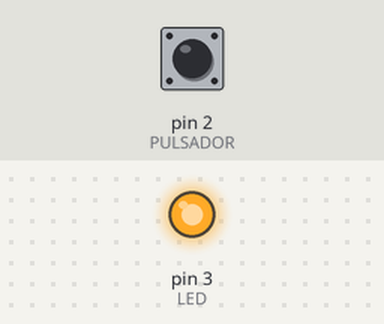
A sketch run on a simulated Arduino Uno, built with avr-gcc and run on an emulated ATmega328P. On the bench: output pins drawn as LEDs (lit = HIGH). The inputs (shaded band) are chosen by the test bench; at power-on: pin 2 (PULSADOR) HIGH.

Above: at 1.2 s.
1.3 s: pin 2 (PULSADOR) pulled LOW for 0.15 s
At 2.6 s:
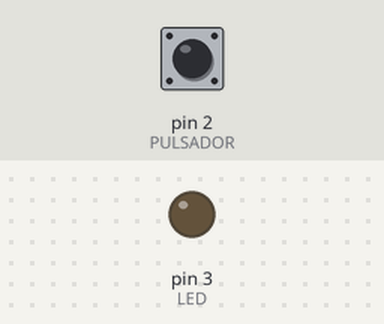
2.9 s: pin 2 (PULSADOR) pulled LOW for 1 s
At 5.1 s:
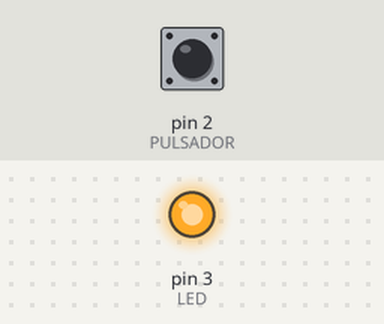
5.4 s: pin 2 (PULSADOR) pulled LOW for 3.2 s
At 9.9 s:
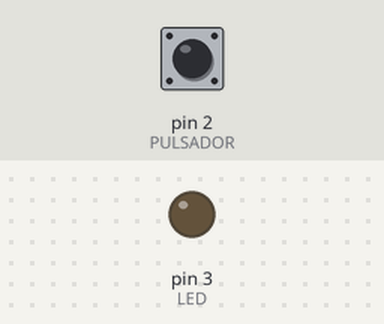
Timing chart, 0 to 11.4 s (numbered marks = the images above; inputs shaded):
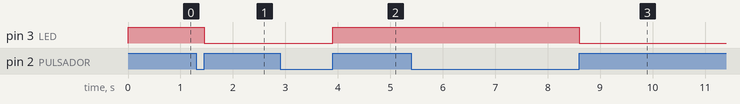

Measured:
- after the input at 1.3 s, pin 3 (LED): HIGH → LOW after 0.15 s
- after the input at 2.9 s, pin 3 (LED): LOW → HIGH after 1.0 s
- after the input at 5.4 s, pin 3 (LED): HIGH → LOW after 3.2 s

The sketch:

PruebaFuncionamiento.ino
```cpp
int PULSADOR = 2;
int LED = 3;
int ESTADO = LOW;

void setup() {
  pinMode(2, INPUT);      // pin 2 como entrada
  pinMode(3, OUTPUT);      // pin 3 como salida
}

void loop() {
  while (digitalRead(PULSADOR) == LOW){
    // bucle vacio para que no realice ninguna accion mientras no se aprieta
  }
  ESTADO = digitalRead(LED);        // lee el estado
  digitalWrite(LED, !ESTADO);       // realiza el estado opuesto
  while (digitalRead(PULSADOR) == HIGH){
    // bucle vacio para que no realice ninguna accion mientras se mantiene apretado
}
}
```
